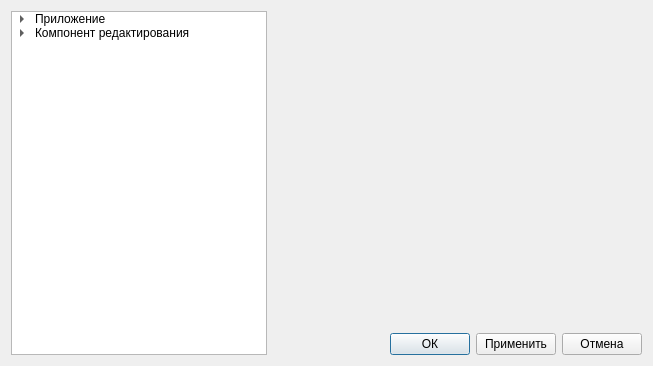
<?xml version="1.0" encoding="UTF-8"?>
<ui version="4.0">
 <class>SettingSeptember</class>
 <widget class="QDialog" name="SettingSeptember">
  <property name="geometry">
   <rect>
    <x>0</x>
    <y>0</y>
    <width>653</width>
    <height>366</height>
   </rect>
  </property>
  <property name="windowTitle">
   <string>Dialog</string>
  </property>
  <layout class="QHBoxLayout" name="horizontalLayout_4">
   <item>
    <layout class="QHBoxLayout" name="horizontalLayout_3" stretch="0,1">
     <item>
      <widget class="QTreeWidget" name="treeSetting">
       <attribute name="headerVisible">
        <bool>false</bool>
       </attribute>
       <column>
        <property name="text">
         <string/>
        </property>
       </column>
       <item>
        <property name="text">
         <string>Приложение</string>
        </property>
        <item>
         <property name="text">
          <string>Общие</string>
         </property>
        </item>
        <item>
         <property name="text">
          <string>Сеансы</string>
         </property>
        </item>
       </item>
       <item>
        <property name="text">
         <string>Компонент редактирования</string>
        </property>
        <item>
         <property name="text">
          <string>Шрифты и цвета</string>
         </property>
        </item>
        <item>
         <property name="text">
          <string>Редактирование</string>
         </property>
        </item>
       </item>
      </widget>
     </item>
     <item>
      <layout class="QVBoxLayout" name="verticalLayout_2">
       <item>
        <layout class="QVBoxLayout" name="vLayoutSetting">
         <item>
          <widget class="SettingCommon" name="widget" native="true"/>
         </item>
         <item>
          <spacer name="vSpacerSetting">
           <property name="orientation">
            <enum>Qt::Vertical</enum>
           </property>
           <property name="sizeHint" stdset="0">
            <size>
             <width>20</width>
             <height>78</height>
            </size>
           </property>
          </spacer>
         </item>
        </layout>
       </item>
       <item>
        <layout class="QHBoxLayout" name="horizontalLayout_2">
         <item>
          <spacer name="horizontalSpacer">
           <property name="orientation">
            <enum>Qt::Horizontal</enum>
           </property>
           <property name="sizeHint" stdset="0">
            <size>
             <width>188</width>
             <height>20</height>
            </size>
           </property>
          </spacer>
         </item>
         <item>
          <widget class="QPushButton" name="pushButton_3">
           <property name="text">
            <string>ОК</string>
           </property>
          </widget>
         </item>
         <item>
          <widget class="QPushButton" name="pushButton_2">
           <property name="text">
            <string>Применить</string>
           </property>
          </widget>
         </item>
         <item>
          <widget class="QPushButton" name="pushButton">
           <property name="text">
            <string>Отмена</string>
           </property>
          </widget>
         </item>
        </layout>
       </item>
      </layout>
     </item>
    </layout>
   </item>
  </layout>
 </widget>
 <customwidgets>
  <customwidget>
   <class>SettingCommon</class>
   <extends>QWidget</extends>
   <header>setting/settingcommon.h</header>
   <container>1</container>
  </customwidget>
 </customwidgets>
 <resources/>
 <connections/>
</ui>
